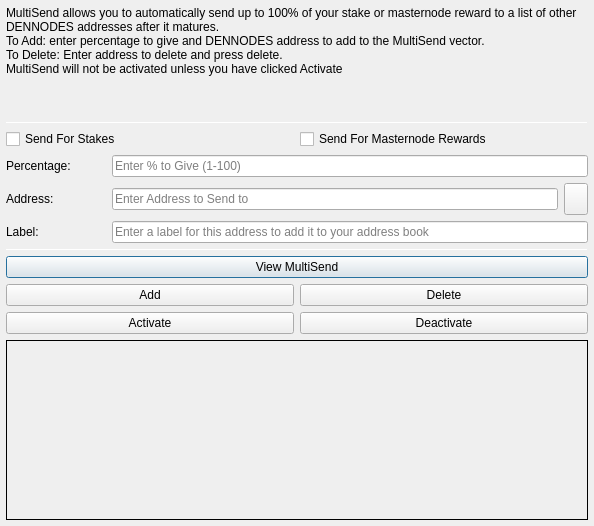
<?xml version="1.0" encoding="UTF-8"?>
<ui version="4.0">
 <class>MultiSendDialog</class>
 <widget class="QDialog" name="MultiSendDialog">
  <property name="windowModality">
   <enum>Qt::NonModal</enum>
  </property>
  <property name="geometry">
   <rect>
    <x>0</x>
    <y>0</y>
    <width>594</width>
    <height>526</height>
   </rect>
  </property>
  <property name="windowTitle">
   <string>MultiSend</string>
  </property>
  <layout class="QVBoxLayout" name="verticalLayout" stretch="0">
   <property name="margin">
    <number>6</number>
   </property>
   <item>
    <layout class="QVBoxLayout" name="verticalLayout_Main" stretch="1,1,1,0,1,1,1">
     <item>
      <widget class="QLabel" name="label_2">
       <property name="lineWidth">
        <number>1</number>
       </property>
       <property name="text">
        <string>MultiSend allows you to automatically send up to 100% of your stake or masternode reward to a list of other DENNODES addresses after it matures.
To Add: enter percentage to give and DENNODES address to add to the MultiSend vector.
To Delete: Enter address to delete and press delete.
MultiSend will not be activated unless you have clicked Activate</string>
       </property>
       <property name="alignment">
        <set>Qt::AlignLeading|Qt::AlignLeft|Qt::AlignTop</set>
       </property>
       <property name="wordWrap">
        <bool>true</bool>
       </property>
      </widget>
     </item>
     <item>
      <widget class="Line" name="line">
       <property name="minimumSize">
        <size>
         <width>0</width>
         <height>1</height>
        </size>
       </property>
       <property name="maximumSize">
        <size>
         <width>16777215</width>
         <height>1</height>
        </size>
       </property>
       <property name="orientation">
        <enum>Qt::Horizontal</enum>
       </property>
      </widget>
     </item>
     <item>
      <layout class="QVBoxLayout" name="verticalLayout_Settings">
       <item>
        <layout class="QHBoxLayout" name="horizontalLayout">
         <item>
          <widget class="QCheckBox" name="multiSendStakeCheckBox">
           <property name="text">
            <string>Send For Stakes</string>
           </property>
          </widget>
         </item>
         <item>
          <widget class="QCheckBox" name="multiSendMasternodeCheckBox">
           <property name="text">
            <string>Send For Masternode Rewards</string>
           </property>
          </widget>
         </item>
        </layout>
       </item>
       <item>
        <layout class="QHBoxLayout" name="horizontalLayout_6">
         <item>
          <widget class="QLabel" name="label">
           <property name="minimumSize">
            <size>
             <width>100</width>
             <height>0</height>
            </size>
           </property>
           <property name="toolTip">
            <string>Percentage of stake to send</string>
           </property>
           <property name="text">
            <string>Percentage:</string>
           </property>
          </widget>
         </item>
         <item>
          <widget class="QLineEdit" name="multiSendPercentEdit">
           <property name="toolTip">
            <string>Enter whole numbers 1 - 100</string>
           </property>
           <property name="placeholderText">
            <string>Enter % to Give (1-100)</string>
           </property>
          </widget>
         </item>
        </layout>
       </item>
       <item>
        <layout class="QHBoxLayout" name="horizontalLayout_7">
         <item>
          <widget class="QLabel" name="label_5">
           <property name="minimumSize">
            <size>
             <width>100</width>
             <height>0</height>
            </size>
           </property>
           <property name="toolTip">
            <string>Address to send portion of stake to</string>
           </property>
           <property name="text">
            <string>Address:</string>
           </property>
          </widget>
         </item>
         <item>
          <widget class="QLineEdit" name="multiSendAddressEdit">
           <property name="toolTip">
            <string/>
           </property>
           <property name="placeholderText">
            <string>Enter Address to Send to</string>
           </property>
          </widget>
         </item>
         <item>
          <widget class="QToolButton" name="addressBookButton">
           <property name="maximumSize">
            <size>
             <width>16777215</width>
             <height>32</height>
            </size>
           </property>
           <property name="toolTip">
            <string>Choose an address from the address book</string>
           </property>
           <property name="text">
            <string/>
           </property>
           <property name="icon">
            <iconset resource="../dennodes.qrc">
             <normaloff>:/icons/address-book</normaloff>:/icons/address-book</iconset>
           </property>
           <property name="shortcut">
            <string>Alt+A</string>
           </property>
          </widget>
         </item>
        </layout>
       </item>
      </layout>
     </item>
     <item>
      <layout class="QHBoxLayout" name="horizontalLayout_3">
       <item>
        <widget class="QLabel" name="label_3">
         <property name="minimumSize">
          <size>
           <width>100</width>
           <height>0</height>
          </size>
         </property>
         <property name="text">
          <string>Label:</string>
         </property>
        </widget>
       </item>
       <item>
        <widget class="QLineEdit" name="labelAddressLabelEdit">
         <property name="placeholderText">
          <string>Enter a label for this address to add it to your address book</string>
         </property>
        </widget>
       </item>
      </layout>
     </item>
     <item>
      <widget class="Line" name="line_2">
       <property name="minimumSize">
        <size>
         <width>0</width>
         <height>1</height>
        </size>
       </property>
       <property name="maximumSize">
        <size>
         <width>16777215</width>
         <height>1</height>
        </size>
       </property>
       <property name="orientation">
        <enum>Qt::Horizontal</enum>
       </property>
      </widget>
     </item>
     <item>
      <layout class="QVBoxLayout" name="verticalLayout_Buttons">
       <item>
        <layout class="QHBoxLayout" name="horizontalLayout_4">
         <item>
          <widget class="QPushButton" name="viewButton">
           <property name="toolTip">
            <string/>
           </property>
           <property name="statusTip">
            <string>View MultiSend Vector</string>
           </property>
           <property name="text">
            <string>View MultiSend</string>
           </property>
          </widget>
         </item>
        </layout>
       </item>
       <item>
        <layout class="QHBoxLayout" name="horizontalLayout_2">
         <item>
          <widget class="QPushButton" name="addButton">
           <property name="toolTip">
            <string/>
           </property>
           <property name="statusTip">
            <string>Add to MultiSend Vector</string>
           </property>
           <property name="text">
            <string>Add</string>
           </property>
          </widget>
         </item>
         <item>
          <widget class="QPushButton" name="deleteButton">
           <property name="toolTip">
            <string/>
           </property>
           <property name="statusTip">
            <string>Delete Address From MultiSend Vector</string>
           </property>
           <property name="text">
            <string>Delete</string>
           </property>
          </widget>
         </item>
        </layout>
       </item>
       <item>
        <layout class="QHBoxLayout" name="horizontalLayout_5">
         <item>
          <widget class="QPushButton" name="activateButton">
           <property name="statusTip">
            <string>Activate MultiSend</string>
           </property>
           <property name="text">
            <string>Activate</string>
           </property>
          </widget>
         </item>
         <item>
          <widget class="QPushButton" name="disableButton">
           <property name="statusTip">
            <string>Deactivate MultiSend</string>
           </property>
           <property name="text">
            <string>Deactivate</string>
           </property>
          </widget>
         </item>
        </layout>
       </item>
      </layout>
     </item>
     <item>
      <widget class="QLabel" name="message">
       <property name="minimumSize">
        <size>
         <width>0</width>
         <height>180</height>
        </size>
       </property>
       <property name="frameShape">
        <enum>QFrame::Panel</enum>
       </property>
       <property name="frameShadow">
        <enum>QFrame::Plain</enum>
       </property>
       <property name="lineWidth">
        <number>1</number>
       </property>
       <property name="midLineWidth">
        <number>1</number>
       </property>
       <property name="text">
        <string/>
       </property>
       <property name="alignment">
        <set>Qt::AlignLeading|Qt::AlignLeft|Qt::AlignTop</set>
       </property>
       <property name="wordWrap">
        <bool>true</bool>
       </property>
      </widget>
     </item>
    </layout>
   </item>
  </layout>
 </widget>
 <resources>
  <include location="../dennodes.qrc"/>
 </resources>
 <connections/>
</ui>
